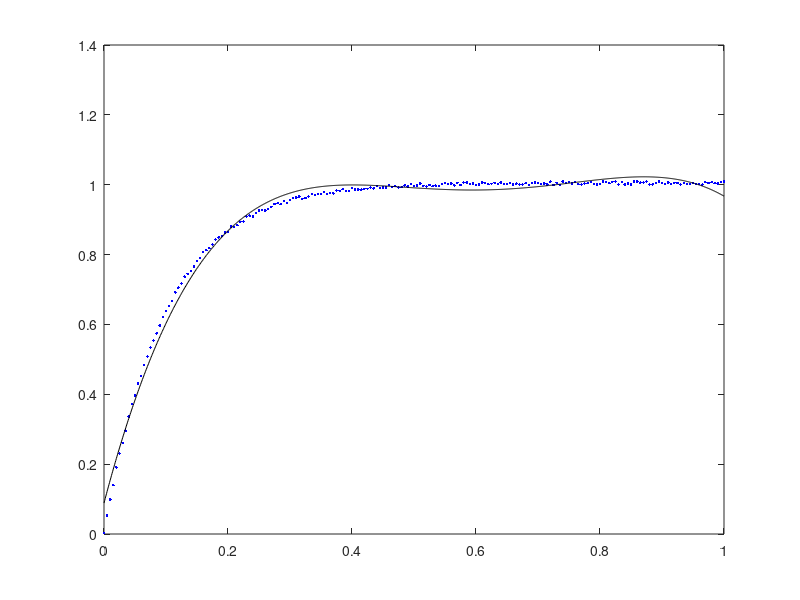

Write MATLAB code to recreate this figure.
clc
clear all
close all

R=1e5;
c=1e-6;
a=tf('s')
H=1/(R*c*a+1);
T=.005;
t=0:T:1;
[vo t]=step(H,t);
vo=vo+rand(length(t),1)*.01;

yp=vo;
u=t;
q=4;
phi=ones(length(t),1);

for v=1:q
    phi=[phi u.^v];
end

theta=inv(phi'*phi)*phi'*yp;
tm=0:0.001:1;
tm=tm';
ym=theta(1)*ones(length(tm),1);

for v=2:q+1
    ym=ym+theta(v)*tm.^(v-1);
end
    
plot(t,vo,'.b',tm,ym,'k')